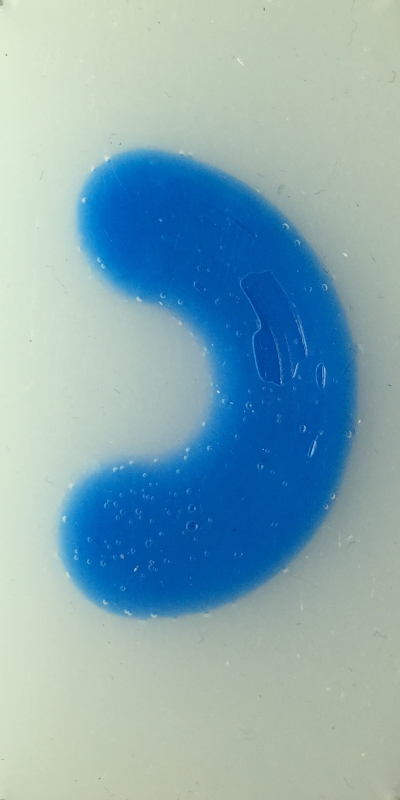
#> input picture src/groundTruth/test.png, 400 x 800 px, found by its file name
$ python groundTruth.py
#> lines starting #> are read from the running program, lines starting #| are printed output that depends on the picture; after the words box and inside, x2 and y2 are one past the last pixel; in counts of white or black regions, pixels touching at a corner belong together
"""
    File name: groundTruth.py
    Author: Animesh Garg
    Date created: 3/16/2016
    Date last modified: 6/29/2016
    Python Version: 2.7
"""

import numpy as np
import matplotlib.pyplot as plt

from skimage import data
import cv2

from matplotlib import pyplot as plt


# if os.path.isfile('sample.jpg'): im = array(Image.open('sample.jpg'))
img = cv2.imread('src/groundTruth/test.png',0)
#> img: shape (800, 400); min 46, max 238, mean 159.9

ret,thresh1 = cv2.threshold(img,127,255,cv2.THRESH_BINARY)
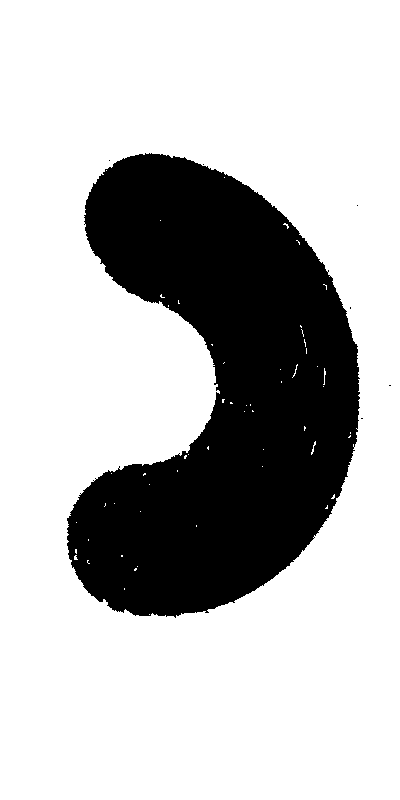
#> thresh1: shape (800, 400); 73.5% white; 7 black regions (6 under 20 px), largest, box (x1, y1, x2, y2) and area: (67, 153, 360, 618) 84726
ret,thresh2 = cv2.threshold(img,127,255,cv2.THRESH_BINARY_INV)
ret,thresh3 = cv2.threshold(img,127,255,cv2.THRESH_TRUNC)
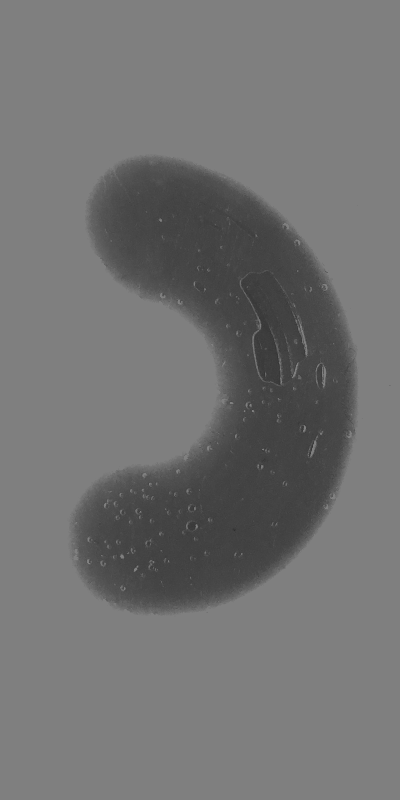
#> thresh3: shape (800, 400); min 46, max 127, mean 114
ret,thresh4 = cv2.threshold(img,127,255,cv2.THRESH_TOZERO)
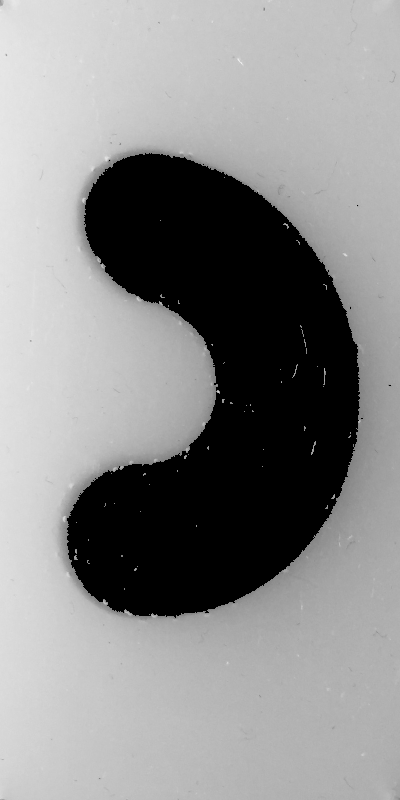
#> thresh4: shape (800, 400); min 0, max 238, mean 139.3
# ret,thresh5 = cv2.threshold(img,127,255,cv2.THRESH_TOZERO_INV)
blur = cv2.GaussianBlur(img,(5,5),0)
ret3,thresh5 = cv2.threshold(blur,0,255,cv2.THRESH_BINARY+cv2.THRESH_OTSU)
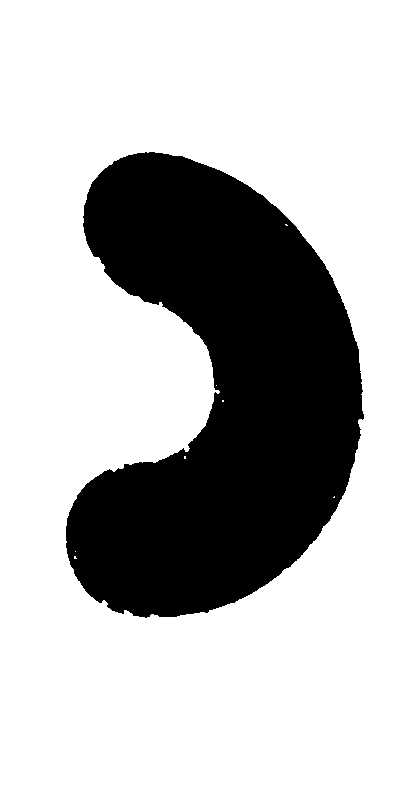
#> thresh5: shape (800, 400); 72.8% white; 1 black region, box (x1, y1, x2, y2) and area: (66, 152, 364, 618) 87044
#> ret3 = 134
# blur = cv2.GaussianBlur(thresh5,(10,5),0)

thresh6 = cv2.adaptiveThreshold(img,255,cv2.ADAPTIVE_THRESH_GAUSSIAN_C,\
            cv2.THRESH_BINARY,11,2)
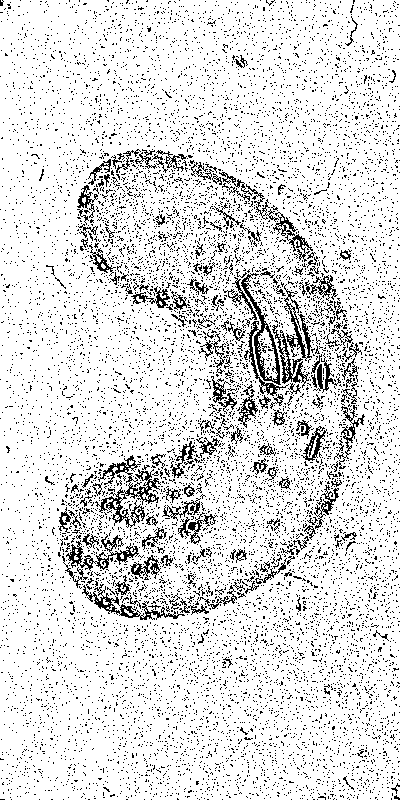
#> thresh6: shape (800, 400); 87.5% white; black in thin lines or dots

# titles = ['Original Image','BINARY','BINARY_INV','TRUNC','TOZERO','TOZERO_INV']
titles = ['Original Image','BINARY','BINARY_INV','TRUNC','OTSU','Gauss_adap']
images = [img, thresh1, thresh2, thresh3, thresh4, thresh5, thresh6]

for i in xrange(6):
    plt.subplot(2,3,i+1),plt.imshow(images[i],'gray')
#     plt.subplot(2,3,i+1),plt.imshow(images[i])
    plt.title(titles[i])
    plt.xticks([]),plt.yticks([])

plt.show()

kernel = np.ones((9,9),np.uint8)
opening = cv2.morphologyEx(thresh5, cv2.MORPH_OPEN, kernel)
#> opening: shape (800, 400); 72.7% white; 1 black region, box (x1, y1, x2, y2) and area: (66, 152, 364, 618) 87230
closing = cv2.morphologyEx(opening, cv2.MORPH_CLOSE, kernel)
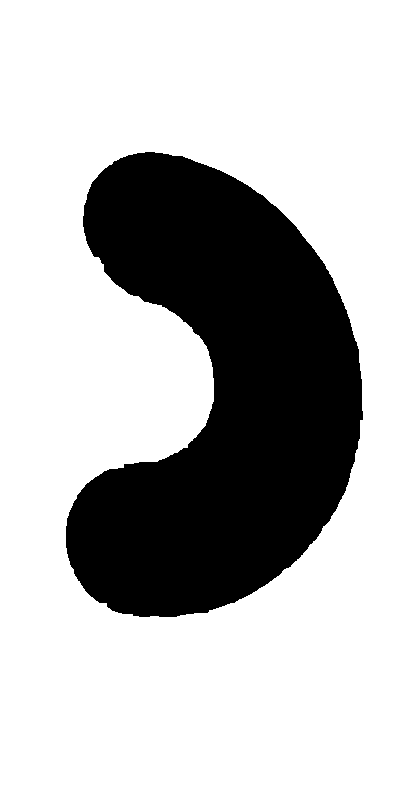
#> closing: shape (800, 400); 72.7% white; 1 black region

titles = ['Original Image','OTSU','Gauss_adap','Open', 'open+close']
images = [img, thresh5, thresh6, opening, closing]


for i in xrange(5):
    plt.subplot(2,3,i+1),plt.imshow(images[i],'gray')
    plt.title(titles[i])
    plt.xticks([]),plt.yticks([])

contours, hierarchy = cv2.findContours(closing,cv2.RETR_TREE,cv2.CHAIN_APPROX_SIMPLE)
#> contours = 2 contours; box (x1, y1, x2, y2) and area: (0, 0, 400, 800) 318801, (65, 151, 364, 618) 87858

boundary = np.vstack(contours[1]).squeeze()
#> boundary = 593 pairs, first value 65 to 363, second value 151 to 617
np.savetxt('boundary.out', boundary)

cv2.drawContours(img,contours,-1,(255,255,255),1)
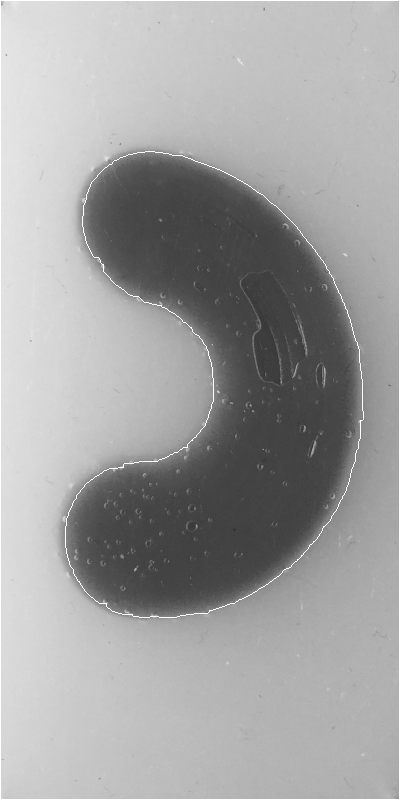
#> img: shape (800, 400); min 46, max 255, mean 160.8
cv2.imshow("Contour",img)
# cv2.waitKey(0)
